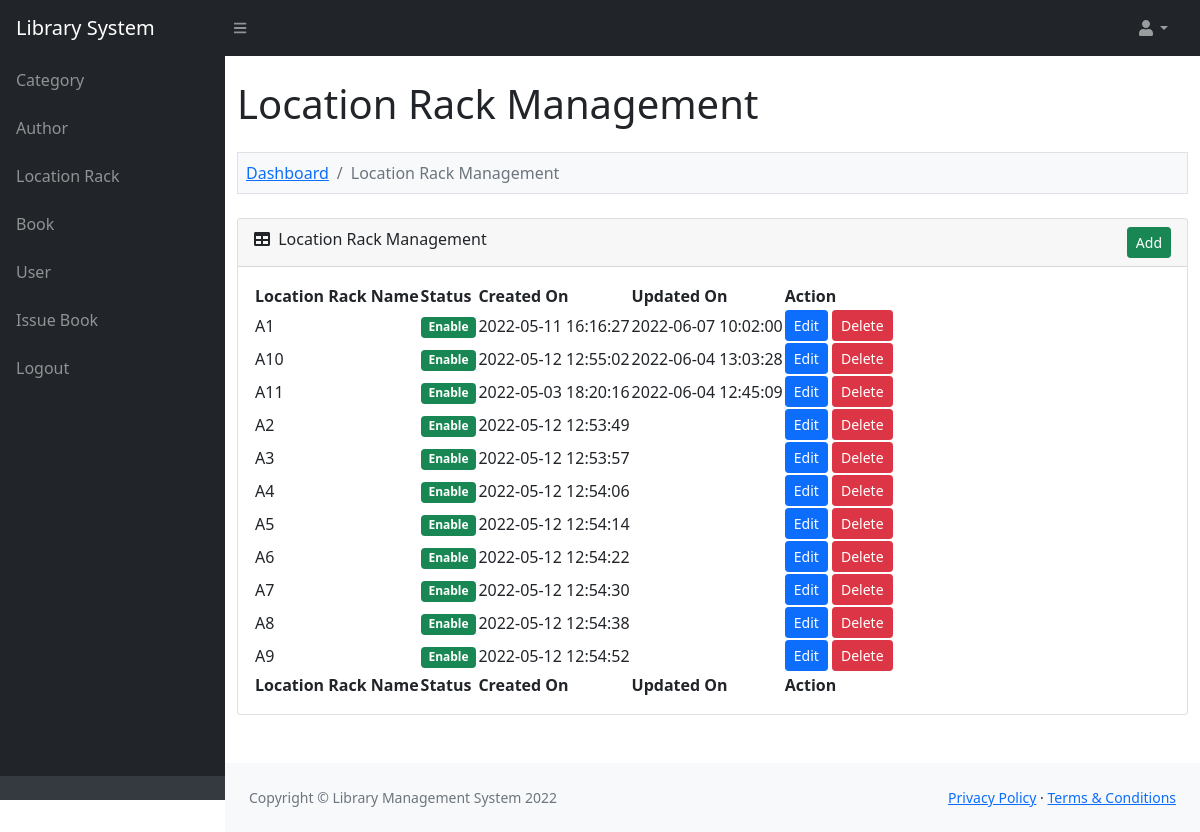
The page /admin/location_rack.php (signed in) on the database its author committed.
### tables this page shows
CREATE TABLE `lms_location_rack` (
  `location_rack_id` int NOT NULL AUTO_INCREMENT,
  `location_rack_name` varchar(200) NOT NULL,
  `location_rack_status` enum('Enable','Disable') NOT NULL,
  `location_rack_created_on` varchar(30) NOT NULL,
  `location_rack_updated_on` varchar(30) NOT NULL,
  PRIMARY KEY (`location_rack_id`)
);

### function.php (called while the page is built, shortened)
<?php
function convert_data($string, $action = 'encrypt')
{
	$encrypt_method = "AES-256-CBC";
	$secret_key = 'AA74CDCC2BBRT935136HH7B63C27';
	$secret_iv = '5fgf5HJ5g27';
	$key = hash('sha256', $secret_key);
	$iv = substr(hash('sha256', $secret_iv), 0, 16);
	if ($action == 'encrypt')
	{
		$output = openssl_encrypt($string, $encrypt_method, $key, 0, $iv);
	    $output = base64_encode($output);
	}
	else if ($action == 'decrypt')
	{
		$output = openssl_decrypt(base64_decode($string), $encrypt_method, $key, 0, $iv);
	}
	return $output;
}
?>

### admin/location_rack.php (the view, shortened to what this page needs)
<?php
include '../database_connection.php';
include '../function.php';
$error = '';
$query = "
	SELECT * FROM lms_location_rack
    ORDER BY location_rack_name ASC
";
$statement = $connect->prepare($query);
$statement->execute();
include '../header.php';
?>
<div class="container-fluid py-4" style="min-height: 700px;">
	<h1>Location Rack Management</h1>
	<?php
	if(isset($_GET["action"]))
	{
		if($_GET["action"] == 'add')
		{
		?>
	<ol class="breadcrumb mt-4 mb-4 bg-light p-2 border">
		<li class="breadcrumb-item"><a href="index.php">Dashboard</a></li>
		<li class="breadcrumb-item"><a href="category.php">Location Rack Management</a></li>
		<li class="breadcrumb-item active">Add Location Rack</li>
	</ol>
	<div class="row">
		<div class="col-md-6">
			<?php
			if($error != '')
			{
				echo '
				<div class="alert alert-danger alert-dismissible fade show" role="alert"><ul class="list-unstyled">'.$error.'</ul> <button type="button" class="btn-close" data-bs-dismiss="alert" aria-label="Close"></button></div>
				';
			}
			?>
			<div class="card mb-4">
				<div class="card-header">
					<i class="fas fa-user-plus"></i> Add New Location Rack
                </div>
                <div class="card-body">
                	<form method="post">
                		<div class="mb-3">
                			<label class="form-label">Location Rack Name</label>
                			<input type="text" name="location_rack_name" id="location_rack_name" class="form-control" />
                		</div>
                		<div class="mt-4 mb-0">
                			<input type="submit" name="add_location_rack" class="btn btn-success" value="Add" />
                		</div>
                	</form>
                </div>
            </div>
		</div>
	</div>
		<?php
		}
		else if($_GET["action"] == 'edit')
		{
			$location_rack_id = convert_data($_GET["code"], 'decrypt');
			if($location_rack_id > 0)
			{
				$query = "
				SELECT * FROM lms_location_rack
                WHERE location_rack_id = '$location_rack_id'
				";
				$location_rack_result = $connect->query($query);
				foreach($location_rack_result as $location_rack_row)
				{
	?>
	<ol class="breadcrumb mt-4 mb-4 bg-light p-2 border">
		<li class="breadcrumb-item"><a href="index.php">Dashboard</a></li>
        <li class="breadcrumb-item"><a href="location_rack.php">Location Rack Management</a></li>
        <li class="breadcrumb-item active">Edit Location Rack</li>
    </ol>
    <div class="row">
    	<div class="col-md-6">
    		<div class="card mb-4">
    			<div class="card-header">
    				<i class="fas fa-user-edit"></i> Edit Location Rack Details
                </div>
                <div class="card-body">
                	<form method="post">
                		<div class="mb-3">
                			<label class="form-label">Location Rack Name</label>
                			<input type="text" name="location_rack_name" id="location_rack_name" class="form-control" value="<?php echo $location_rack_row["location_rack_name"]; ?>" />
                		</div>
                		<div class="mt-4 mb-0">
                			<input type="hidden" name="location_rack_id" value="<?php echo $_GET['code']; ?>" />
                			<input type="submit" name="edit_location_rack" class="btn btn-success" value="Save" />
							<button class="btn btn-danger" onclick="history.back()">Cancel</button>
                		</div>
                	</form>
                </div>
            </div>
    	</div>
    </div>
	<?php
				}
			}
		}
	}
	else
	{
	?>
	<ol class="breadcrumb mt-4 mb-4 bg-light p-2 border">
		<li class="breadcrumb-item"><a href="index.php">Dashboard</a></li>
		<li class="breadcrumb-item active">Location Rack Management</li>
	</ol>
	<div class="card mb-4">
		<div class="card-header">
			<div class="row">
				<div class="col col-md-6">
					<i class="fas fa-table me-1"></i> Location Rack Management
				</div>
				<div class="col col-md-6" align="right">
					<a href="location_rack.php?action=add" class="btn btn-success btn-sm">Add</a>
				</div>
			</div>
		</div>
		<div class="card-body">
			<table id="datatablesSimple">
				<thead>
					<tr>
						<th>Location Rack Name</th>
                        <th>Status</th>
                        <th>Created On</th>
                        <th>Updated On</th>
                        <th>Action</th>
					</tr>
				</thead>
				<tfoot>
					<tr>
						<th>Location Rack Name</th>
                        <th>Status</th>
                        <th>Created On</th>
                        <th>Updated On</th>
                        <th>Action</th>
					</tr>
				</tfoot>
				<tbody>
				<?php
				if($statement->rowCount() > 0)
				{
					foreach($statement->fetchAll() as $row)
					{
						$location_rack_status = '';
						if($row['location_rack_status'] == 'Enable')
						{
							$location_rack_status = '<div class="badge bg-success">Enable</div>';
						}
						else
						{
							$location_rack_status = '<div class="badge bg-danger">Disable</div>';
						}
						echo '
						<tr>
							<td>'.$row["location_rack_name"].'</td>
							<td>'.$location_rack_status.'</td>
							<td>'.$row["location_rack_created_on"].'</td>
							<td>'.$row["location_rack_updated_on"].'</td>
							<td>
								<a href="location_rack.php?action=edit&code='.convert_data($row["location_rack_id"]).'" class="btn btn-sm btn-primary">Edit</a>
								<button type="button" name="delete_button" class="btn btn-danger btn-sm" onclick="delete_data(`'.$row["location_rack_id"].'`, `'.$row["location_rack_status"].'`)">Delete</button>
							</td>
						</tr>
						';
					}
				}
				else
				{
					echo '
					<tr>
						<td colspan="5" class="text-center">No Data Found</td>
					</tr>
					';
				}
				?>
				</tbody>
			</table>
		</div>
	</div>
	<?php
	}
	?>
</div>
<?php
include '../footer.php';
?>

### rows shown on the page
lms_location_rack: location_rack_name "A1", location_rack_status "Enable", location_rack_created_on "2022-05-11 16:16:27", location_rack_updated_on "2022-06-07 10:02:00"
lms_location_rack: location_rack_name "A10", location_rack_status "Enable", location_rack_created_on "2022-05-12 12:55:02", location_rack_updated_on "2022-06-04 13:03:28"
lms_location_rack: location_rack_name "A11", location_rack_status "Enable", location_rack_created_on "2022-05-03 18:20:16", location_rack_updated_on "2022-06-04 12:45:09"
lms_location_rack: location_rack_name "A2", location_rack_status "Enable", location_rack_created_on "2022-05-12 12:53:49"
lms_location_rack: location_rack_name "A3", location_rack_status "Enable", location_rack_created_on "2022-05-12 12:53:57"
lms_location_rack: location_rack_name "A4", location_rack_status "Enable", location_rack_created_on "2022-05-12 12:54:06"
lms_location_rack: location_rack_name "A5", location_rack_status "Enable", location_rack_created_on "2022-05-12 12:54:14"
lms_location_rack: location_rack_name "A6", location_rack_status "Enable", location_rack_created_on "2022-05-12 12:54:22"
lms_location_rack: location_rack_name "A7", location_rack_status "Enable", location_rack_created_on "2022-05-12 12:54:30"
lms_location_rack: location_rack_name "A8", location_rack_status "Enable", location_rack_created_on "2022-05-12 12:54:38"
lms_location_rack: location_rack_name "A9", location_rack_status "Enable", location_rack_created_on "2022-05-12 12:54:52"
